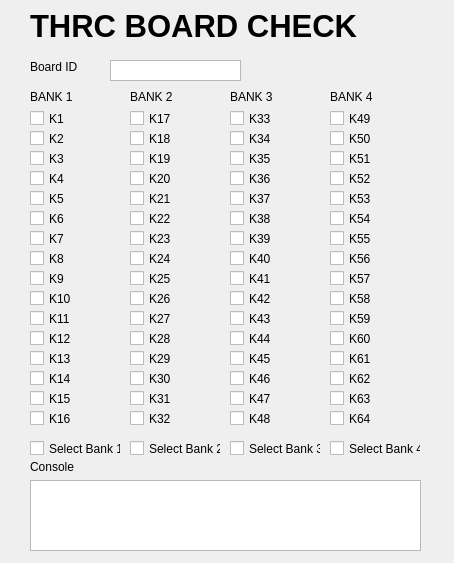
<?xml version="1.0" encoding="UTF-8"?>
<ui version="4.0">
 <class>Dialog</class>
 <widget class="QDialog" name="Dialog">
  <property name="enabled">
   <bool>true</bool>
  </property>
  <property name="geometry">
   <rect>
    <x>0</x>
    <y>0</y>
    <width>454</width>
    <height>563</height>
   </rect>
  </property>
  <property name="windowTitle">
   <string>Dialog</string>
  </property>
  <widget class="QCheckBox" name="K1">
   <property name="geometry">
    <rect>
     <x>30</x>
     <y>110</y>
     <width>70</width>
     <height>17</height>
    </rect>
   </property>
   <property name="text">
    <string>K1</string>
   </property>
  </widget>
  <widget class="QCheckBox" name="checkBox_2">
   <property name="geometry">
    <rect>
     <x>30</x>
     <y>130</y>
     <width>70</width>
     <height>17</height>
    </rect>
   </property>
   <property name="text">
    <string>K2</string>
   </property>
  </widget>
  <widget class="QCheckBox" name="checkBox_3">
   <property name="geometry">
    <rect>
     <x>30</x>
     <y>170</y>
     <width>70</width>
     <height>17</height>
    </rect>
   </property>
   <property name="text">
    <string>K4</string>
   </property>
  </widget>
  <widget class="QCheckBox" name="GPIO1_2">
   <property name="geometry">
    <rect>
     <x>30</x>
     <y>150</y>
     <width>70</width>
     <height>17</height>
    </rect>
   </property>
   <property name="text">
    <string>K3</string>
   </property>
  </widget>
  <widget class="QCheckBox" name="checkBox_4">
   <property name="geometry">
    <rect>
     <x>30</x>
     <y>210</y>
     <width>70</width>
     <height>17</height>
    </rect>
   </property>
   <property name="text">
    <string>K6</string>
   </property>
  </widget>
  <widget class="QCheckBox" name="GPIO1_3">
   <property name="geometry">
    <rect>
     <x>30</x>
     <y>230</y>
     <width>70</width>
     <height>17</height>
    </rect>
   </property>
   <property name="text">
    <string>K7</string>
   </property>
  </widget>
  <widget class="QCheckBox" name="GPIO1_4">
   <property name="geometry">
    <rect>
     <x>30</x>
     <y>190</y>
     <width>70</width>
     <height>17</height>
    </rect>
   </property>
   <property name="text">
    <string>K5</string>
   </property>
  </widget>
  <widget class="QCheckBox" name="checkBox_5">
   <property name="geometry">
    <rect>
     <x>30</x>
     <y>250</y>
     <width>70</width>
     <height>17</height>
    </rect>
   </property>
   <property name="text">
    <string>K8</string>
   </property>
  </widget>
  <widget class="QLabel" name="lblboardid">
   <property name="geometry">
    <rect>
     <x>30</x>
     <y>60</y>
     <width>47</width>
     <height>13</height>
    </rect>
   </property>
   <property name="text">
    <string>Board ID</string>
   </property>
  </widget>
  <widget class="QPlainTextEdit" name="plainTextEdit_4">
   <property name="geometry">
    <rect>
     <x>110</x>
     <y>60</y>
     <width>131</width>
     <height>21</height>
    </rect>
   </property>
   <property name="verticalScrollBarPolicy">
    <enum>Qt::ScrollBarAlwaysOff</enum>
   </property>
  </widget>
  <widget class="LedWidget" name="led1" native="true">
   <property name="geometry">
    <rect>
     <x>90</x>
     <y>110</y>
     <width>21</width>
     <height>21</height>
    </rect>
   </property>
  </widget>
  <widget class="LedWidget" name="led2" native="true">
   <property name="geometry">
    <rect>
     <x>90</x>
     <y>130</y>
     <width>21</width>
     <height>21</height>
    </rect>
   </property>
  </widget>
  <widget class="LedWidget" name="led3" native="true">
   <property name="geometry">
    <rect>
     <x>90</x>
     <y>150</y>
     <width>21</width>
     <height>21</height>
    </rect>
   </property>
  </widget>
  <widget class="LedWidget" name="led4" native="true">
   <property name="geometry">
    <rect>
     <x>90</x>
     <y>170</y>
     <width>21</width>
     <height>21</height>
    </rect>
   </property>
  </widget>
  <widget class="LedWidget" name="led6" native="true">
   <property name="geometry">
    <rect>
     <x>90</x>
     <y>210</y>
     <width>21</width>
     <height>21</height>
    </rect>
   </property>
  </widget>
  <widget class="LedWidget" name="led5" native="true">
   <property name="geometry">
    <rect>
     <x>90</x>
     <y>190</y>
     <width>21</width>
     <height>21</height>
    </rect>
   </property>
  </widget>
  <widget class="LedWidget" name="led8" native="true">
   <property name="geometry">
    <rect>
     <x>90</x>
     <y>250</y>
     <width>21</width>
     <height>21</height>
    </rect>
   </property>
  </widget>
  <widget class="LedWidget" name="led7" native="true">
   <property name="geometry">
    <rect>
     <x>90</x>
     <y>230</y>
     <width>21</width>
     <height>21</height>
    </rect>
   </property>
  </widget>
  <widget class="QLabel" name="lblBank3">
   <property name="geometry">
    <rect>
     <x>230</x>
     <y>90</y>
     <width>47</width>
     <height>13</height>
    </rect>
   </property>
   <property name="text">
    <string>BANK 3</string>
   </property>
  </widget>
  <widget class="QLabel" name="lblBank4">
   <property name="geometry">
    <rect>
     <x>330</x>
     <y>90</y>
     <width>47</width>
     <height>13</height>
    </rect>
   </property>
   <property name="text">
    <string>BANK 4</string>
   </property>
  </widget>
  <widget class="QLabel" name="lblBank2">
   <property name="geometry">
    <rect>
     <x>130</x>
     <y>90</y>
     <width>47</width>
     <height>13</height>
    </rect>
   </property>
   <property name="text">
    <string>BANK 2</string>
   </property>
  </widget>
  <widget class="QLabel" name="lblBank1">
   <property name="geometry">
    <rect>
     <x>30</x>
     <y>90</y>
     <width>47</width>
     <height>13</height>
    </rect>
   </property>
   <property name="contextMenuPolicy">
    <enum>Qt::NoContextMenu</enum>
   </property>
   <property name="text">
    <string>BANK 1</string>
   </property>
  </widget>
  <widget class="QCheckBox" name="K19">
   <property name="geometry">
    <rect>
     <x>130</x>
     <y>150</y>
     <width>70</width>
     <height>17</height>
    </rect>
   </property>
   <property name="text">
    <string>K19</string>
   </property>
  </widget>
  <widget class="LedWidget" name="led19" native="true">
   <property name="geometry">
    <rect>
     <x>190</x>
     <y>150</y>
     <width>21</width>
     <height>21</height>
    </rect>
   </property>
  </widget>
  <widget class="LedWidget" name="led21" native="true">
   <property name="geometry">
    <rect>
     <x>190</x>
     <y>190</y>
     <width>21</width>
     <height>21</height>
    </rect>
   </property>
  </widget>
  <widget class="LedWidget" name="led17" native="true">
   <property name="geometry">
    <rect>
     <x>190</x>
     <y>110</y>
     <width>21</width>
     <height>21</height>
    </rect>
   </property>
  </widget>
  <widget class="QCheckBox" name="K18">
   <property name="geometry">
    <rect>
     <x>130</x>
     <y>130</y>
     <width>70</width>
     <height>17</height>
    </rect>
   </property>
   <property name="text">
    <string>K18</string>
   </property>
  </widget>
  <widget class="QCheckBox" name="K21">
   <property name="geometry">
    <rect>
     <x>130</x>
     <y>190</y>
     <width>70</width>
     <height>17</height>
    </rect>
   </property>
   <property name="text">
    <string>K21</string>
   </property>
  </widget>
  <widget class="QCheckBox" name="K22">
   <property name="geometry">
    <rect>
     <x>130</x>
     <y>210</y>
     <width>70</width>
     <height>17</height>
    </rect>
   </property>
   <property name="text">
    <string>K22</string>
   </property>
  </widget>
  <widget class="LedWidget" name="led22" native="true">
   <property name="geometry">
    <rect>
     <x>190</x>
     <y>210</y>
     <width>21</width>
     <height>21</height>
    </rect>
   </property>
  </widget>
  <widget class="LedWidget" name="led24" native="true">
   <property name="geometry">
    <rect>
     <x>190</x>
     <y>250</y>
     <width>21</width>
     <height>21</height>
    </rect>
   </property>
  </widget>
  <widget class="QCheckBox" name="K20">
   <property name="geometry">
    <rect>
     <x>130</x>
     <y>170</y>
     <width>70</width>
     <height>17</height>
    </rect>
   </property>
   <property name="text">
    <string>K20</string>
   </property>
  </widget>
  <widget class="QCheckBox" name="K24">
   <property name="geometry">
    <rect>
     <x>130</x>
     <y>250</y>
     <width>70</width>
     <height>17</height>
    </rect>
   </property>
   <property name="text">
    <string>K24</string>
   </property>
  </widget>
  <widget class="QCheckBox" name="K17">
   <property name="geometry">
    <rect>
     <x>130</x>
     <y>110</y>
     <width>70</width>
     <height>17</height>
    </rect>
   </property>
   <property name="text">
    <string>K17</string>
   </property>
  </widget>
  <widget class="LedWidget" name="led20" native="true">
   <property name="geometry">
    <rect>
     <x>190</x>
     <y>170</y>
     <width>21</width>
     <height>21</height>
    </rect>
   </property>
  </widget>
  <widget class="QCheckBox" name="K23">
   <property name="geometry">
    <rect>
     <x>130</x>
     <y>230</y>
     <width>70</width>
     <height>17</height>
    </rect>
   </property>
   <property name="text">
    <string>K23</string>
   </property>
  </widget>
  <widget class="LedWidget" name="led18" native="true">
   <property name="geometry">
    <rect>
     <x>190</x>
     <y>130</y>
     <width>21</width>
     <height>21</height>
    </rect>
   </property>
  </widget>
  <widget class="LedWidget" name="led23" native="true">
   <property name="geometry">
    <rect>
     <x>190</x>
     <y>230</y>
     <width>21</width>
     <height>21</height>
    </rect>
   </property>
  </widget>
  <widget class="LedWidget" name="led33" native="true">
   <property name="geometry">
    <rect>
     <x>290</x>
     <y>110</y>
     <width>21</width>
     <height>21</height>
    </rect>
   </property>
  </widget>
  <widget class="LedWidget" name="led34" native="true">
   <property name="geometry">
    <rect>
     <x>290</x>
     <y>130</y>
     <width>21</width>
     <height>21</height>
    </rect>
   </property>
  </widget>
  <widget class="QCheckBox" name="K38">
   <property name="geometry">
    <rect>
     <x>230</x>
     <y>210</y>
     <width>70</width>
     <height>17</height>
    </rect>
   </property>
   <property name="sizePolicy">
    <sizepolicy hsizetype="Minimum" vsizetype="Fixed">
     <horstretch>0</horstretch>
     <verstretch>0</verstretch>
    </sizepolicy>
   </property>
   <property name="text">
    <string>K38</string>
   </property>
  </widget>
  <widget class="LedWidget" name="led38" native="true">
   <property name="geometry">
    <rect>
     <x>290</x>
     <y>210</y>
     <width>21</width>
     <height>21</height>
    </rect>
   </property>
  </widget>
  <widget class="LedWidget" name="led36" native="true">
   <property name="geometry">
    <rect>
     <x>290</x>
     <y>170</y>
     <width>21</width>
     <height>21</height>
    </rect>
   </property>
  </widget>
  <widget class="QCheckBox" name="K35">
   <property name="geometry">
    <rect>
     <x>230</x>
     <y>150</y>
     <width>70</width>
     <height>17</height>
    </rect>
   </property>
   <property name="text">
    <string>K35</string>
   </property>
  </widget>
  <widget class="QCheckBox" name="K40">
   <property name="geometry">
    <rect>
     <x>230</x>
     <y>250</y>
     <width>70</width>
     <height>17</height>
    </rect>
   </property>
   <property name="text">
    <string>K40</string>
   </property>
  </widget>
  <widget class="LedWidget" name="led37" native="true">
   <property name="geometry">
    <rect>
     <x>290</x>
     <y>190</y>
     <width>21</width>
     <height>21</height>
    </rect>
   </property>
  </widget>
  <widget class="LedWidget" name="led39" native="true">
   <property name="geometry">
    <rect>
     <x>290</x>
     <y>230</y>
     <width>21</width>
     <height>21</height>
    </rect>
   </property>
  </widget>
  <widget class="QCheckBox" name="K37">
   <property name="geometry">
    <rect>
     <x>230</x>
     <y>190</y>
     <width>70</width>
     <height>17</height>
    </rect>
   </property>
   <property name="text">
    <string>K37</string>
   </property>
  </widget>
  <widget class="LedWidget" name="led40" native="true">
   <property name="geometry">
    <rect>
     <x>290</x>
     <y>250</y>
     <width>21</width>
     <height>21</height>
    </rect>
   </property>
  </widget>
  <widget class="LedWidget" name="led35" native="true">
   <property name="geometry">
    <rect>
     <x>290</x>
     <y>150</y>
     <width>21</width>
     <height>21</height>
    </rect>
   </property>
  </widget>
  <widget class="QCheckBox" name="K39">
   <property name="geometry">
    <rect>
     <x>230</x>
     <y>230</y>
     <width>70</width>
     <height>17</height>
    </rect>
   </property>
   <property name="text">
    <string>K39</string>
   </property>
  </widget>
  <widget class="QCheckBox" name="K34">
   <property name="geometry">
    <rect>
     <x>230</x>
     <y>130</y>
     <width>70</width>
     <height>17</height>
    </rect>
   </property>
   <property name="text">
    <string>K34</string>
   </property>
  </widget>
  <widget class="QCheckBox" name="K36">
   <property name="geometry">
    <rect>
     <x>230</x>
     <y>170</y>
     <width>70</width>
     <height>17</height>
    </rect>
   </property>
   <property name="text">
    <string>K36</string>
   </property>
  </widget>
  <widget class="QCheckBox" name="K33">
   <property name="geometry">
    <rect>
     <x>230</x>
     <y>110</y>
     <width>70</width>
     <height>17</height>
    </rect>
   </property>
   <property name="text">
    <string>K33</string>
   </property>
  </widget>
  <widget class="QCheckBox" name="K54">
   <property name="geometry">
    <rect>
     <x>330</x>
     <y>210</y>
     <width>70</width>
     <height>17</height>
    </rect>
   </property>
   <property name="text">
    <string>K54</string>
   </property>
  </widget>
  <widget class="LedWidget" name="led51_2" native="true">
   <property name="geometry">
    <rect>
     <x>390</x>
     <y>170</y>
     <width>21</width>
     <height>21</height>
    </rect>
   </property>
  </widget>
  <widget class="LedWidget" name="led55" native="true">
   <property name="geometry">
    <rect>
     <x>390</x>
     <y>230</y>
     <width>21</width>
     <height>21</height>
    </rect>
   </property>
  </widget>
  <widget class="LedWidget" name="led51" native="true">
   <property name="geometry">
    <rect>
     <x>390</x>
     <y>150</y>
     <width>21</width>
     <height>21</height>
    </rect>
   </property>
  </widget>
  <widget class="QCheckBox" name="K53">
   <property name="geometry">
    <rect>
     <x>330</x>
     <y>190</y>
     <width>70</width>
     <height>17</height>
    </rect>
   </property>
   <property name="text">
    <string>K53</string>
   </property>
  </widget>
  <widget class="QCheckBox" name="K56">
   <property name="geometry">
    <rect>
     <x>330</x>
     <y>250</y>
     <width>70</width>
     <height>17</height>
    </rect>
   </property>
   <property name="text">
    <string>K56</string>
   </property>
  </widget>
  <widget class="LedWidget" name="led49" native="true">
   <property name="geometry">
    <rect>
     <x>390</x>
     <y>110</y>
     <width>21</width>
     <height>21</height>
    </rect>
   </property>
  </widget>
  <widget class="LedWidget" name="led54" native="true">
   <property name="geometry">
    <rect>
     <x>390</x>
     <y>210</y>
     <width>21</width>
     <height>21</height>
    </rect>
   </property>
  </widget>
  <widget class="QCheckBox" name="K55">
   <property name="geometry">
    <rect>
     <x>330</x>
     <y>230</y>
     <width>70</width>
     <height>17</height>
    </rect>
   </property>
   <property name="text">
    <string>K55</string>
   </property>
  </widget>
  <widget class="LedWidget" name="led53" native="true">
   <property name="geometry">
    <rect>
     <x>390</x>
     <y>190</y>
     <width>21</width>
     <height>21</height>
    </rect>
   </property>
  </widget>
  <widget class="QCheckBox" name="K52">
   <property name="geometry">
    <rect>
     <x>330</x>
     <y>170</y>
     <width>70</width>
     <height>17</height>
    </rect>
   </property>
   <property name="text">
    <string>K52</string>
   </property>
  </widget>
  <widget class="QCheckBox" name="K51">
   <property name="geometry">
    <rect>
     <x>330</x>
     <y>150</y>
     <width>70</width>
     <height>17</height>
    </rect>
   </property>
   <property name="text">
    <string>K51</string>
   </property>
  </widget>
  <widget class="LedWidget" name="led50" native="true">
   <property name="geometry">
    <rect>
     <x>390</x>
     <y>130</y>
     <width>21</width>
     <height>21</height>
    </rect>
   </property>
  </widget>
  <widget class="LedWidget" name="led56" native="true">
   <property name="geometry">
    <rect>
     <x>390</x>
     <y>250</y>
     <width>21</width>
     <height>21</height>
    </rect>
   </property>
  </widget>
  <widget class="QCheckBox" name="K50">
   <property name="geometry">
    <rect>
     <x>330</x>
     <y>130</y>
     <width>70</width>
     <height>17</height>
    </rect>
   </property>
   <property name="text">
    <string>K50</string>
   </property>
  </widget>
  <widget class="QCheckBox" name="K49">
   <property name="geometry">
    <rect>
     <x>330</x>
     <y>110</y>
     <width>70</width>
     <height>17</height>
    </rect>
   </property>
   <property name="text">
    <string>K49</string>
   </property>
  </widget>
  <widget class="QCheckBox" name="chkSelectbank1">
   <property name="geometry">
    <rect>
     <x>30</x>
     <y>440</y>
     <width>91</width>
     <height>17</height>
    </rect>
   </property>
   <property name="text">
    <string>Select Bank 1</string>
   </property>
  </widget>
  <widget class="LedWidget" name="led11" native="true">
   <property name="geometry">
    <rect>
     <x>90</x>
     <y>310</y>
     <width>21</width>
     <height>21</height>
    </rect>
   </property>
  </widget>
  <widget class="QCheckBox" name="K1_2">
   <property name="geometry">
    <rect>
     <x>30</x>
     <y>270</y>
     <width>70</width>
     <height>17</height>
    </rect>
   </property>
   <property name="text">
    <string>K9</string>
   </property>
  </widget>
  <widget class="LedWidget" name="led10" native="true">
   <property name="geometry">
    <rect>
     <x>90</x>
     <y>290</y>
     <width>21</width>
     <height>21</height>
    </rect>
   </property>
  </widget>
  <widget class="QCheckBox" name="GPIO1_17">
   <property name="geometry">
    <rect>
     <x>30</x>
     <y>310</y>
     <width>70</width>
     <height>17</height>
    </rect>
   </property>
   <property name="text">
    <string>K11</string>
   </property>
  </widget>
  <widget class="LedWidget" name="led14" native="true">
   <property name="geometry">
    <rect>
     <x>90</x>
     <y>370</y>
     <width>21</width>
     <height>21</height>
    </rect>
   </property>
  </widget>
  <widget class="QCheckBox" name="GPIO1_18">
   <property name="geometry">
    <rect>
     <x>30</x>
     <y>390</y>
     <width>70</width>
     <height>17</height>
    </rect>
   </property>
   <property name="text">
    <string>K15</string>
   </property>
  </widget>
  <widget class="LedWidget" name="led12" native="true">
   <property name="geometry">
    <rect>
     <x>90</x>
     <y>330</y>
     <width>21</width>
     <height>21</height>
    </rect>
   </property>
  </widget>
  <widget class="LedWidget" name="led16" native="true">
   <property name="geometry">
    <rect>
     <x>90</x>
     <y>410</y>
     <width>21</width>
     <height>21</height>
    </rect>
   </property>
  </widget>
  <widget class="LedWidget" name="led13" native="true">
   <property name="geometry">
    <rect>
     <x>90</x>
     <y>350</y>
     <width>21</width>
     <height>21</height>
    </rect>
   </property>
  </widget>
  <widget class="LedWidget" name="led15" native="true">
   <property name="geometry">
    <rect>
     <x>90</x>
     <y>390</y>
     <width>21</width>
     <height>21</height>
    </rect>
   </property>
  </widget>
  <widget class="QCheckBox" name="checkBox_22">
   <property name="geometry">
    <rect>
     <x>30</x>
     <y>330</y>
     <width>70</width>
     <height>17</height>
    </rect>
   </property>
   <property name="text">
    <string>K12</string>
   </property>
  </widget>
  <widget class="QCheckBox" name="checkBox_23">
   <property name="geometry">
    <rect>
     <x>30</x>
     <y>370</y>
     <width>70</width>
     <height>17</height>
    </rect>
   </property>
   <property name="text">
    <string>K14</string>
   </property>
  </widget>
  <widget class="QCheckBox" name="checkBox_24">
   <property name="geometry">
    <rect>
     <x>30</x>
     <y>410</y>
     <width>70</width>
     <height>17</height>
    </rect>
   </property>
   <property name="text">
    <string>K16</string>
   </property>
  </widget>
  <widget class="QCheckBox" name="checkBox_25">
   <property name="geometry">
    <rect>
     <x>30</x>
     <y>290</y>
     <width>70</width>
     <height>17</height>
    </rect>
   </property>
   <property name="text">
    <string>K10</string>
   </property>
  </widget>
  <widget class="QCheckBox" name="GPIO1_19">
   <property name="geometry">
    <rect>
     <x>30</x>
     <y>350</y>
     <width>70</width>
     <height>17</height>
    </rect>
   </property>
   <property name="text">
    <string>K13</string>
   </property>
  </widget>
  <widget class="LedWidget" name="led9" native="true">
   <property name="geometry">
    <rect>
     <x>90</x>
     <y>270</y>
     <width>21</width>
     <height>21</height>
    </rect>
   </property>
  </widget>
  <widget class="LedWidget" name="led26" native="true">
   <property name="geometry">
    <rect>
     <x>190</x>
     <y>290</y>
     <width>21</width>
     <height>21</height>
    </rect>
   </property>
  </widget>
  <widget class="QCheckBox" name="K27">
   <property name="geometry">
    <rect>
     <x>130</x>
     <y>310</y>
     <width>70</width>
     <height>17</height>
    </rect>
   </property>
   <property name="text">
    <string>K27</string>
   </property>
  </widget>
  <widget class="QCheckBox" name="K31">
   <property name="geometry">
    <rect>
     <x>130</x>
     <y>390</y>
     <width>70</width>
     <height>17</height>
    </rect>
   </property>
   <property name="text">
    <string>K31</string>
   </property>
  </widget>
  <widget class="QCheckBox" name="K28">
   <property name="geometry">
    <rect>
     <x>130</x>
     <y>330</y>
     <width>70</width>
     <height>17</height>
    </rect>
   </property>
   <property name="text">
    <string>K28</string>
   </property>
  </widget>
  <widget class="QCheckBox" name="K30">
   <property name="geometry">
    <rect>
     <x>130</x>
     <y>370</y>
     <width>70</width>
     <height>17</height>
    </rect>
   </property>
   <property name="text">
    <string>K30</string>
   </property>
  </widget>
  <widget class="LedWidget" name="led31" native="true">
   <property name="geometry">
    <rect>
     <x>190</x>
     <y>390</y>
     <width>21</width>
     <height>21</height>
    </rect>
   </property>
  </widget>
  <widget class="QCheckBox" name="K26">
   <property name="geometry">
    <rect>
     <x>130</x>
     <y>290</y>
     <width>70</width>
     <height>17</height>
    </rect>
   </property>
   <property name="text">
    <string>K26</string>
   </property>
  </widget>
  <widget class="LedWidget" name="led28" native="true">
   <property name="geometry">
    <rect>
     <x>190</x>
     <y>330</y>
     <width>21</width>
     <height>21</height>
    </rect>
   </property>
  </widget>
  <widget class="LedWidget" name="led27" native="true">
   <property name="geometry">
    <rect>
     <x>190</x>
     <y>310</y>
     <width>21</width>
     <height>21</height>
    </rect>
   </property>
  </widget>
  <widget class="QCheckBox" name="chkSelectbank2">
   <property name="geometry">
    <rect>
     <x>130</x>
     <y>440</y>
     <width>91</width>
     <height>17</height>
    </rect>
   </property>
   <property name="text">
    <string>Select Bank 2</string>
   </property>
  </widget>
  <widget class="LedWidget" name="led29" native="true">
   <property name="geometry">
    <rect>
     <x>190</x>
     <y>350</y>
     <width>21</width>
     <height>21</height>
    </rect>
   </property>
  </widget>
  <widget class="QCheckBox" name="K25">
   <property name="geometry">
    <rect>
     <x>130</x>
     <y>270</y>
     <width>70</width>
     <height>17</height>
    </rect>
   </property>
   <property name="text">
    <string>K25</string>
   </property>
  </widget>
  <widget class="LedWidget" name="led30" native="true">
   <property name="geometry">
    <rect>
     <x>190</x>
     <y>370</y>
     <width>21</width>
     <height>21</height>
    </rect>
   </property>
  </widget>
  <widget class="LedWidget" name="led32" native="true">
   <property name="geometry">
    <rect>
     <x>190</x>
     <y>410</y>
     <width>21</width>
     <height>21</height>
    </rect>
   </property>
  </widget>
  <widget class="QCheckBox" name="K32">
   <property name="geometry">
    <rect>
     <x>130</x>
     <y>410</y>
     <width>70</width>
     <height>17</height>
    </rect>
   </property>
   <property name="text">
    <string>K32</string>
   </property>
  </widget>
  <widget class="QCheckBox" name="K29">
   <property name="geometry">
    <rect>
     <x>130</x>
     <y>350</y>
     <width>70</width>
     <height>17</height>
    </rect>
   </property>
   <property name="text">
    <string>K29</string>
   </property>
  </widget>
  <widget class="LedWidget" name="led25" native="true">
   <property name="geometry">
    <rect>
     <x>190</x>
     <y>270</y>
     <width>21</width>
     <height>21</height>
    </rect>
   </property>
  </widget>
  <widget class="LedWidget" name="led42" native="true">
   <property name="geometry">
    <rect>
     <x>290</x>
     <y>290</y>
     <width>21</width>
     <height>21</height>
    </rect>
   </property>
  </widget>
  <widget class="QCheckBox" name="K43">
   <property name="geometry">
    <rect>
     <x>230</x>
     <y>310</y>
     <width>70</width>
     <height>17</height>
    </rect>
   </property>
   <property name="text">
    <string>K43</string>
   </property>
  </widget>
  <widget class="QCheckBox" name="K47">
   <property name="geometry">
    <rect>
     <x>230</x>
     <y>390</y>
     <width>70</width>
     <height>17</height>
    </rect>
   </property>
   <property name="mouseTracking">
    <bool>true</bool>
   </property>
   <property name="text">
    <string>K47</string>
   </property>
  </widget>
  <widget class="QCheckBox" name="K44">
   <property name="geometry">
    <rect>
     <x>230</x>
     <y>330</y>
     <width>70</width>
     <height>17</height>
    </rect>
   </property>
   <property name="text">
    <string>K44</string>
   </property>
  </widget>
  <widget class="QCheckBox" name="K46">
   <property name="geometry">
    <rect>
     <x>230</x>
     <y>370</y>
     <width>70</width>
     <height>17</height>
    </rect>
   </property>
   <property name="text">
    <string>K46</string>
   </property>
  </widget>
  <widget class="LedWidget" name="led47" native="true">
   <property name="geometry">
    <rect>
     <x>290</x>
     <y>390</y>
     <width>21</width>
     <height>21</height>
    </rect>
   </property>
  </widget>
  <widget class="QCheckBox" name="K42">
   <property name="geometry">
    <rect>
     <x>230</x>
     <y>290</y>
     <width>70</width>
     <height>17</height>
    </rect>
   </property>
   <property name="text">
    <string>K42</string>
   </property>
  </widget>
  <widget class="LedWidget" name="led44" native="true">
   <property name="geometry">
    <rect>
     <x>290</x>
     <y>330</y>
     <width>21</width>
     <height>21</height>
    </rect>
   </property>
  </widget>
  <widget class="LedWidget" name="led43" native="true">
   <property name="geometry">
    <rect>
     <x>290</x>
     <y>310</y>
     <width>21</width>
     <height>21</height>
    </rect>
   </property>
  </widget>
  <widget class="QCheckBox" name="chkSelectbank3">
   <property name="geometry">
    <rect>
     <x>230</x>
     <y>440</y>
     <width>91</width>
     <height>17</height>
    </rect>
   </property>
   <property name="text">
    <string>Select Bank 3</string>
   </property>
  </widget>
  <widget class="LedWidget" name="led45" native="true">
   <property name="geometry">
    <rect>
     <x>290</x>
     <y>350</y>
     <width>21</width>
     <height>21</height>
    </rect>
   </property>
  </widget>
  <widget class="QCheckBox" name="K41">
   <property name="geometry">
    <rect>
     <x>230</x>
     <y>270</y>
     <width>70</width>
     <height>17</height>
    </rect>
   </property>
   <property name="text">
    <string>K41</string>
   </property>
  </widget>
  <widget class="LedWidget" name="led46" native="true">
   <property name="geometry">
    <rect>
     <x>290</x>
     <y>370</y>
     <width>21</width>
     <height>21</height>
    </rect>
   </property>
  </widget>
  <widget class="LedWidget" name="led48" native="true">
   <property name="geometry">
    <rect>
     <x>290</x>
     <y>410</y>
     <width>21</width>
     <height>21</height>
    </rect>
   </property>
  </widget>
  <widget class="QCheckBox" name="K48">
   <property name="geometry">
    <rect>
     <x>230</x>
     <y>410</y>
     <width>70</width>
     <height>17</height>
    </rect>
   </property>
   <property name="text">
    <string>K48</string>
   </property>
  </widget>
  <widget class="QCheckBox" name="K45">
   <property name="geometry">
    <rect>
     <x>230</x>
     <y>350</y>
     <width>70</width>
     <height>17</height>
    </rect>
   </property>
   <property name="text">
    <string>K45</string>
   </property>
  </widget>
  <widget class="LedWidget" name="led41" native="true">
   <property name="geometry">
    <rect>
     <x>290</x>
     <y>270</y>
     <width>21</width>
     <height>21</height>
    </rect>
   </property>
  </widget>
  <widget class="LedWidget" name="led58" native="true">
   <property name="geometry">
    <rect>
     <x>390</x>
     <y>290</y>
     <width>21</width>
     <height>21</height>
    </rect>
   </property>
  </widget>
  <widget class="QCheckBox" name="K59">
   <property name="geometry">
    <rect>
     <x>330</x>
     <y>310</y>
     <width>70</width>
     <height>17</height>
    </rect>
   </property>
   <property name="text">
    <string>K59</string>
   </property>
  </widget>
  <widget class="QCheckBox" name="K63">
   <property name="geometry">
    <rect>
     <x>330</x>
     <y>390</y>
     <width>70</width>
     <height>17</height>
    </rect>
   </property>
   <property name="text">
    <string>K63</string>
   </property>
  </widget>
  <widget class="QCheckBox" name="K60">
   <property name="geometry">
    <rect>
     <x>330</x>
     <y>330</y>
     <width>70</width>
     <height>17</height>
    </rect>
   </property>
   <property name="text">
    <string>K60</string>
   </property>
  </widget>
  <widget class="QCheckBox" name="K62">
   <property name="geometry">
    <rect>
     <x>330</x>
     <y>370</y>
     <width>70</width>
     <height>17</height>
    </rect>
   </property>
   <property name="text">
    <string>K62</string>
   </property>
  </widget>
  <widget class="LedWidget" name="led63" native="true">
   <property name="geometry">
    <rect>
     <x>390</x>
     <y>390</y>
     <width>21</width>
     <height>21</height>
    </rect>
   </property>
  </widget>
  <widget class="QCheckBox" name="K58">
   <property name="geometry">
    <rect>
     <x>330</x>
     <y>290</y>
     <width>70</width>
     <height>17</height>
    </rect>
   </property>
   <property name="text">
    <string>K58</string>
   </property>
  </widget>
  <widget class="LedWidget" name="led60" native="true">
   <property name="geometry">
    <rect>
     <x>390</x>
     <y>330</y>
     <width>21</width>
     <height>21</height>
    </rect>
   </property>
  </widget>
  <widget class="LedWidget" name="led59" native="true">
   <property name="geometry">
    <rect>
     <x>390</x>
     <y>310</y>
     <width>21</width>
     <height>21</height>
    </rect>
   </property>
  </widget>
  <widget class="QCheckBox" name="chkSelectbank4">
   <property name="geometry">
    <rect>
     <x>330</x>
     <y>440</y>
     <width>91</width>
     <height>17</height>
    </rect>
   </property>
   <property name="text">
    <string>Select Bank 4</string>
   </property>
  </widget>
  <widget class="LedWidget" name="led61" native="true">
   <property name="geometry">
    <rect>
     <x>390</x>
     <y>350</y>
     <width>21</width>
     <height>21</height>
    </rect>
   </property>
  </widget>
  <widget class="QCheckBox" name="K57">
   <property name="geometry">
    <rect>
     <x>330</x>
     <y>270</y>
     <width>70</width>
     <height>17</height>
    </rect>
   </property>
   <property name="text">
    <string>K57</string>
   </property>
  </widget>
  <widget class="LedWidget" name="led62" native="true">
   <property name="geometry">
    <rect>
     <x>390</x>
     <y>370</y>
     <width>21</width>
     <height>21</height>
    </rect>
   </property>
  </widget>
  <widget class="LedWidget" name="led64" native="true">
   <property name="geometry">
    <rect>
     <x>390</x>
     <y>410</y>
     <width>21</width>
     <height>21</height>
    </rect>
   </property>
  </widget>
  <widget class="QCheckBox" name="K64">
   <property name="geometry">
    <rect>
     <x>330</x>
     <y>410</y>
     <width>70</width>
     <height>17</height>
    </rect>
   </property>
   <property name="text">
    <string>K64</string>
   </property>
  </widget>
  <widget class="QCheckBox" name="K61">
   <property name="geometry">
    <rect>
     <x>330</x>
     <y>350</y>
     <width>70</width>
     <height>17</height>
    </rect>
   </property>
   <property name="text">
    <string>K61</string>
   </property>
  </widget>
  <widget class="LedWidget" name="led57" native="true">
   <property name="geometry">
    <rect>
     <x>390</x>
     <y>270</y>
     <width>21</width>
     <height>21</height>
    </rect>
   </property>
  </widget>
  <widget class="QLabel" name="lblheader">
   <property name="geometry">
    <rect>
     <x>30</x>
     <y>10</y>
     <width>431</width>
     <height>31</height>
    </rect>
   </property>
   <property name="font">
    <font>
     <pointsize>23</pointsize>
     <weight>75</weight>
     <bold>true</bold>
    </font>
   </property>
   <property name="text">
    <string>THRC BOARD CHECK</string>
   </property>
  </widget>
  <widget class="QPlainTextEdit" name="plainTextEdit">
   <property name="geometry">
    <rect>
     <x>30</x>
     <y>480</y>
     <width>391</width>
     <height>71</height>
    </rect>
   </property>
  </widget>
  <widget class="QLabel" name="lblboardid_2">
   <property name="geometry">
    <rect>
     <x>30</x>
     <y>460</y>
     <width>47</width>
     <height>13</height>
    </rect>
   </property>
   <property name="text">
    <string>Console</string>
   </property>
  </widget>
  <zorder>K51</zorder>
  <zorder>K1_2</zorder>
  <zorder>K1</zorder>
  <zorder>checkBox_2</zorder>
  <zorder>checkBox_3</zorder>
  <zorder>GPIO1_2</zorder>
  <zorder>checkBox_4</zorder>
  <zorder>GPIO1_3</zorder>
  <zorder>GPIO1_4</zorder>
  <zorder>checkBox_5</zorder>
  <zorder>lblboardid</zorder>
  <zorder>plainTextEdit_4</zorder>
  <zorder>led1</zorder>
  <zorder>led2</zorder>
  <zorder>led3</zorder>
  <zorder>led4</zorder>
  <zorder>led6</zorder>
  <zorder>led5</zorder>
  <zorder>led8</zorder>
  <zorder>led7</zorder>
  <zorder>lblBank3</zorder>
  <zorder>lblBank4</zorder>
  <zorder>lblBank2</zorder>
  <zorder>lblBank1</zorder>
  <zorder>K19</zorder>
  <zorder>led19</zorder>
  <zorder>led21</zorder>
  <zorder>led17</zorder>
  <zorder>K18</zorder>
  <zorder>K21</zorder>
  <zorder>K22</zorder>
  <zorder>led22</zorder>
  <zorder>led24</zorder>
  <zorder>K20</zorder>
  <zorder>K24</zorder>
  <zorder>K17</zorder>
  <zorder>led20</zorder>
  <zorder>K23</zorder>
  <zorder>led18</zorder>
  <zorder>led23</zorder>
  <zorder>led33</zorder>
  <zorder>led34</zorder>
  <zorder>K38</zorder>
  <zorder>led38</zorder>
  <zorder>led36</zorder>
  <zorder>K35</zorder>
  <zorder>K40</zorder>
  <zorder>led37</zorder>
  <zorder>led39</zorder>
  <zorder>K37</zorder>
  <zorder>led40</zorder>
  <zorder>led35</zorder>
  <zorder>K39</zorder>
  <zorder>K34</zorder>
  <zorder>K36</zorder>
  <zorder>K33</zorder>
  <zorder>K54</zorder>
  <zorder>led51_2</zorder>
  <zorder>led55</zorder>
  <zorder>led51</zorder>
  <zorder>K53</zorder>
  <zorder>K56</zorder>
  <zorder>led49</zorder>
  <zorder>led54</zorder>
  <zorder>K55</zorder>
  <zorder>led53</zorder>
  <zorder>K52</zorder>
  <zorder>led50</zorder>
  <zorder>led56</zorder>
  <zorder>K50</zorder>
  <zorder>K49</zorder>
  <zorder>chkSelectbank1</zorder>
  <zorder>led11</zorder>
  <zorder>led10</zorder>
  <zorder>GPIO1_17</zorder>
  <zorder>led14</zorder>
  <zorder>GPIO1_18</zorder>
  <zorder>led12</zorder>
  <zorder>led16</zorder>
  <zorder>led13</zorder>
  <zorder>led15</zorder>
  <zorder>checkBox_22</zorder>
  <zorder>checkBox_23</zorder>
  <zorder>checkBox_24</zorder>
  <zorder>checkBox_25</zorder>
  <zorder>GPIO1_19</zorder>
  <zorder>led9</zorder>
  <zorder>led26</zorder>
  <zorder>K27</zorder>
  <zorder>K31</zorder>
  <zorder>K28</zorder>
  <zorder>K30</zorder>
  <zorder>led31</zorder>
  <zorder>K26</zorder>
  <zorder>led28</zorder>
  <zorder>led27</zorder>
  <zorder>chkSelectbank2</zorder>
  <zorder>led29</zorder>
  <zorder>K25</zorder>
  <zorder>led30</zorder>
  <zorder>led32</zorder>
  <zorder>K32</zorder>
  <zorder>K29</zorder>
  <zorder>led25</zorder>
  <zorder>led42</zorder>
  <zorder>K43</zorder>
  <zorder>K47</zorder>
  <zorder>K44</zorder>
  <zorder>K46</zorder>
  <zorder>led47</zorder>
  <zorder>K42</zorder>
  <zorder>led44</zorder>
  <zorder>led43</zorder>
  <zorder>chkSelectbank3</zorder>
  <zorder>led45</zorder>
  <zorder>K41</zorder>
  <zorder>led46</zorder>
  <zorder>led48</zorder>
  <zorder>K48</zorder>
  <zorder>K45</zorder>
  <zorder>led41</zorder>
  <zorder>led58</zorder>
  <zorder>K59</zorder>
  <zorder>K63</zorder>
  <zorder>K60</zorder>
  <zorder>K62</zorder>
  <zorder>led63</zorder>
  <zorder>K58</zorder>
  <zorder>led60</zorder>
  <zorder>led59</zorder>
  <zorder>chkSelectbank4</zorder>
  <zorder>led61</zorder>
  <zorder>K57</zorder>
  <zorder>led62</zorder>
  <zorder>led64</zorder>
  <zorder>K64</zorder>
  <zorder>K61</zorder>
  <zorder>led57</zorder>
  <zorder>lblheader</zorder>
  <zorder>plainTextEdit</zorder>
  <zorder>lblboardid_2</zorder>
 </widget>
 <customwidgets>
  <customwidget>
   <class>LedWidget</class>
   <extends>QWidget</extends>
   <header>ledwidget.h</header>
   <container>1</container>
  </customwidget>
 </customwidgets>
 <resources/>
 <connections/>
</ui>
